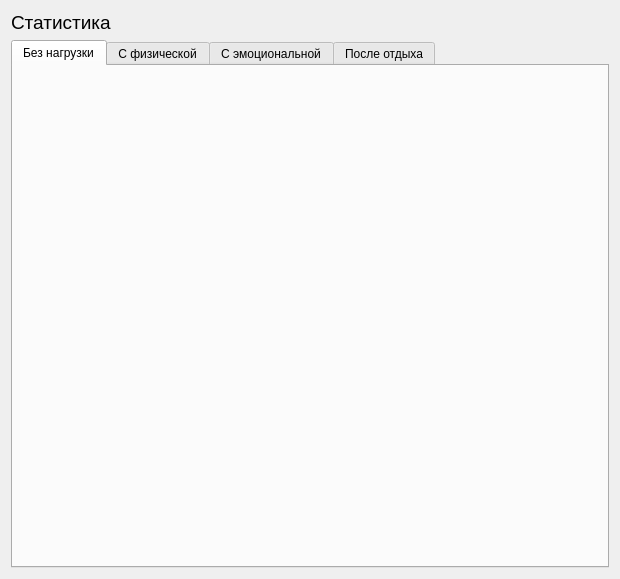
<?xml version="1.0" encoding="UTF-8"?>
<ui version="4.0">
 <class>FrameStandard</class>
 <widget class="QFrame" name="FrameStandard">
  <property name="geometry">
   <rect>
    <x>0</x>
    <y>0</y>
    <width>620</width>
    <height>579</height>
   </rect>
  </property>
  <property name="minimumSize">
   <size>
    <width>620</width>
    <height>380</height>
   </size>
  </property>
  <property name="windowTitle">
   <string>Frame</string>
  </property>
  <layout class="QVBoxLayout" name="verticalLayout" stretch="0,0">
   <property name="sizeConstraint">
    <enum>QLayout::SetMinimumSize</enum>
   </property>
   <item>
    <widget class="QLabel" name="title_label">
     <property name="font">
      <font>
       <pointsize>14</pointsize>
      </font>
     </property>
     <property name="text">
      <string>Статистика</string>
     </property>
     <property name="alignment">
      <set>Qt::AlignLeading|Qt::AlignLeft|Qt::AlignVCenter</set>
     </property>
    </widget>
   </item>
   <item>
    <widget class="QTabWidget" name="tabs">
     <property name="currentIndex">
      <number>0</number>
     </property>
     <widget class="QWidget" name="tab_factor_0">
      <attribute name="title">
       <string>Без нагрузки</string>
      </attribute>
      <layout class="QVBoxLayout" name="verticalLayout_7">
       <property name="sizeConstraint">
        <enum>QLayout::SetMinimumSize</enum>
       </property>
      </layout>
     </widget>
     <widget class="QWidget" name="tab_factor_1">
      <attribute name="title">
       <string>С физической</string>
      </attribute>
      <layout class="QVBoxLayout" name="verticalLayout_4">
       <property name="sizeConstraint">
        <enum>QLayout::SetMinimumSize</enum>
       </property>
      </layout>
     </widget>
     <widget class="QWidget" name="tab_factor_2">
      <attribute name="title">
       <string>С эмоциональной</string>
      </attribute>
      <layout class="QVBoxLayout" name="verticalLayout_5">
       <property name="sizeConstraint">
        <enum>QLayout::SetMinimumSize</enum>
       </property>
      </layout>
     </widget>
     <widget class="QWidget" name="tab_factor_3">
      <attribute name="title">
       <string>После отдыха</string>
      </attribute>
      <layout class="QVBoxLayout" name="verticalLayout_6">
       <property name="sizeConstraint">
        <enum>QLayout::SetMinimumSize</enum>
       </property>
      </layout>
     </widget>
    </widget>
   </item>
  </layout>
 </widget>
 <resources/>
 <connections/>
</ui>
